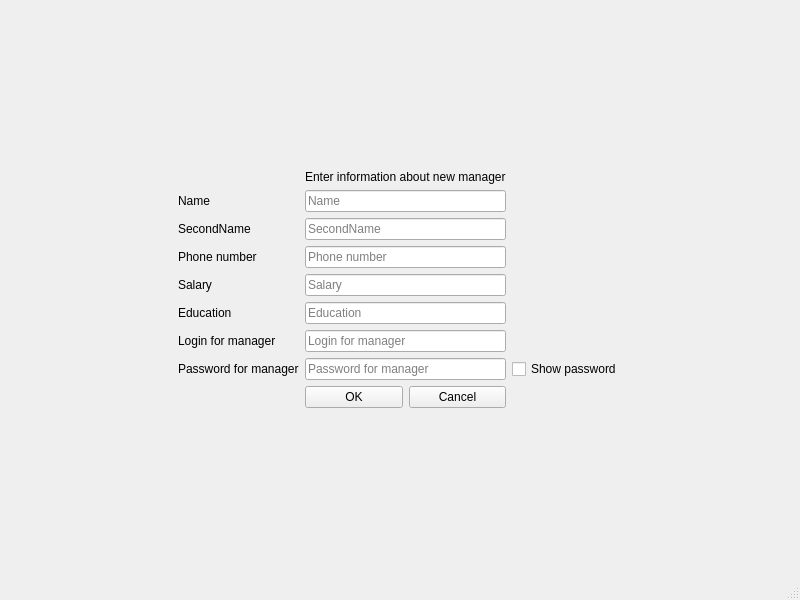
<?xml version="1.0" encoding="UTF-8"?>
<ui version="4.0">
 <class>DataBaseAddManager</class>
 <widget class="QMainWindow" name="DataBaseAddManager">
  <property name="geometry">
   <rect>
    <x>0</x>
    <y>0</y>
    <width>800</width>
    <height>600</height>
   </rect>
  </property>
  <property name="windowTitle">
   <string>MainWindow</string>
  </property>
  <widget class="QWidget" name="centralwidget">
   <layout class="QGridLayout" name="gridLayout_2">
    <item row="0" column="2">
     <spacer name="verticalSpacer">
      <property name="orientation">
       <enum>Qt::Vertical</enum>
      </property>
      <property name="sizeHint" stdset="0">
       <size>
        <width>20</width>
        <height>40</height>
       </size>
      </property>
     </spacer>
    </item>
    <item row="1" column="0">
     <spacer name="horizontalSpacer">
      <property name="orientation">
       <enum>Qt::Horizontal</enum>
      </property>
      <property name="sizeHint" stdset="0">
       <size>
        <width>40</width>
        <height>20</height>
       </size>
      </property>
     </spacer>
    </item>
    <item row="1" column="2">
     <layout class="QGridLayout" name="gridLayout">
      <item row="4" column="0">
       <widget class="QLabel" name="label_4">
        <property name="text">
         <string>Salary</string>
        </property>
       </widget>
      </item>
      <item row="1" column="0">
       <widget class="QLabel" name="NameLabel">
        <property name="text">
         <string>Name</string>
        </property>
       </widget>
      </item>
      <item row="4" column="1">
       <widget class="QLineEdit" name="MangerSalaryEdit">
        <property name="placeholderText">
         <string>Salary</string>
        </property>
       </widget>
      </item>
      <item row="2" column="1">
       <widget class="QLineEdit" name="MangerSecondNameEdit">
        <property name="placeholderText">
         <string>SecondName</string>
        </property>
       </widget>
      </item>
      <item row="5" column="1">
       <widget class="QLineEdit" name="MangerEducationEdit">
        <property name="placeholderText">
         <string>Education</string>
        </property>
       </widget>
      </item>
      <item row="2" column="0">
       <widget class="QLabel" name="label_2">
        <property name="text">
         <string>SecondName</string>
        </property>
       </widget>
      </item>
      <item row="3" column="0">
       <widget class="QLabel" name="label_3">
        <property name="text">
         <string>Phone number</string>
        </property>
       </widget>
      </item>
      <item row="7" column="1">
       <widget class="QLineEdit" name="MangerPasswordEdit">
        <property name="echoMode">
         <enum>QLineEdit::Password</enum>
        </property>
        <property name="placeholderText">
         <string>Password for manager</string>
        </property>
       </widget>
      </item>
      <item row="8" column="1">
       <layout class="QHBoxLayout" name="horizontalLayout">
        <item>
         <widget class="QPushButton" name="ManagerAddButton">
          <property name="text">
           <string>OK</string>
          </property>
         </widget>
        </item>
        <item>
         <widget class="QPushButton" name="ManagerBackButton">
          <property name="text">
           <string>Cancel</string>
          </property>
         </widget>
        </item>
       </layout>
      </item>
      <item row="0" column="1">
       <widget class="QLabel" name="label_8">
        <property name="text">
         <string>Enter information about new manager</string>
        </property>
       </widget>
      </item>
      <item row="1" column="1">
       <widget class="QLineEdit" name="MangerNameEdit">
        <property name="placeholderText">
         <string>Name</string>
        </property>
       </widget>
      </item>
      <item row="3" column="1">
       <widget class="QLineEdit" name="MangerPhoneNumberEdit">
        <property name="placeholderText">
         <string>Phone number</string>
        </property>
       </widget>
      </item>
      <item row="5" column="0">
       <widget class="QLabel" name="label_5">
        <property name="text">
         <string>Education</string>
        </property>
       </widget>
      </item>
      <item row="7" column="0">
       <widget class="QLabel" name="label_7">
        <property name="text">
         <string>Password for manager</string>
        </property>
       </widget>
      </item>
      <item row="6" column="1">
       <widget class="QLineEdit" name="MangerLoginEdit">
        <property name="placeholderText">
         <string>Login for manager</string>
        </property>
       </widget>
      </item>
      <item row="6" column="0">
       <widget class="QLabel" name="label_6">
        <property name="text">
         <string>Login for manager</string>
        </property>
       </widget>
      </item>
      <item row="1" column="2">
       <spacer name="horizontalSpacer_3">
        <property name="orientation">
         <enum>Qt::Horizontal</enum>
        </property>
        <property name="sizeHint" stdset="0">
         <size>
          <width>40</width>
          <height>20</height>
         </size>
        </property>
       </spacer>
      </item>
      <item row="7" column="2">
       <widget class="QCheckBox" name="checkBox">
        <property name="text">
         <string>Show password</string>
        </property>
       </widget>
      </item>
     </layout>
    </item>
    <item row="1" column="3">
     <spacer name="horizontalSpacer_2">
      <property name="orientation">
       <enum>Qt::Horizontal</enum>
      </property>
      <property name="sizeHint" stdset="0">
       <size>
        <width>40</width>
        <height>20</height>
       </size>
      </property>
     </spacer>
    </item>
    <item row="2" column="2">
     <spacer name="verticalSpacer_2">
      <property name="orientation">
       <enum>Qt::Vertical</enum>
      </property>
      <property name="sizeHint" stdset="0">
       <size>
        <width>20</width>
        <height>40</height>
       </size>
      </property>
     </spacer>
    </item>
   </layout>
  </widget>
  <widget class="QMenuBar" name="menubar">
   <property name="geometry">
    <rect>
     <x>0</x>
     <y>0</y>
     <width>800</width>
     <height>21</height>
    </rect>
   </property>
  </widget>
  <widget class="QStatusBar" name="statusbar"/>
 </widget>
 <resources/>
 <connections/>
</ui>
